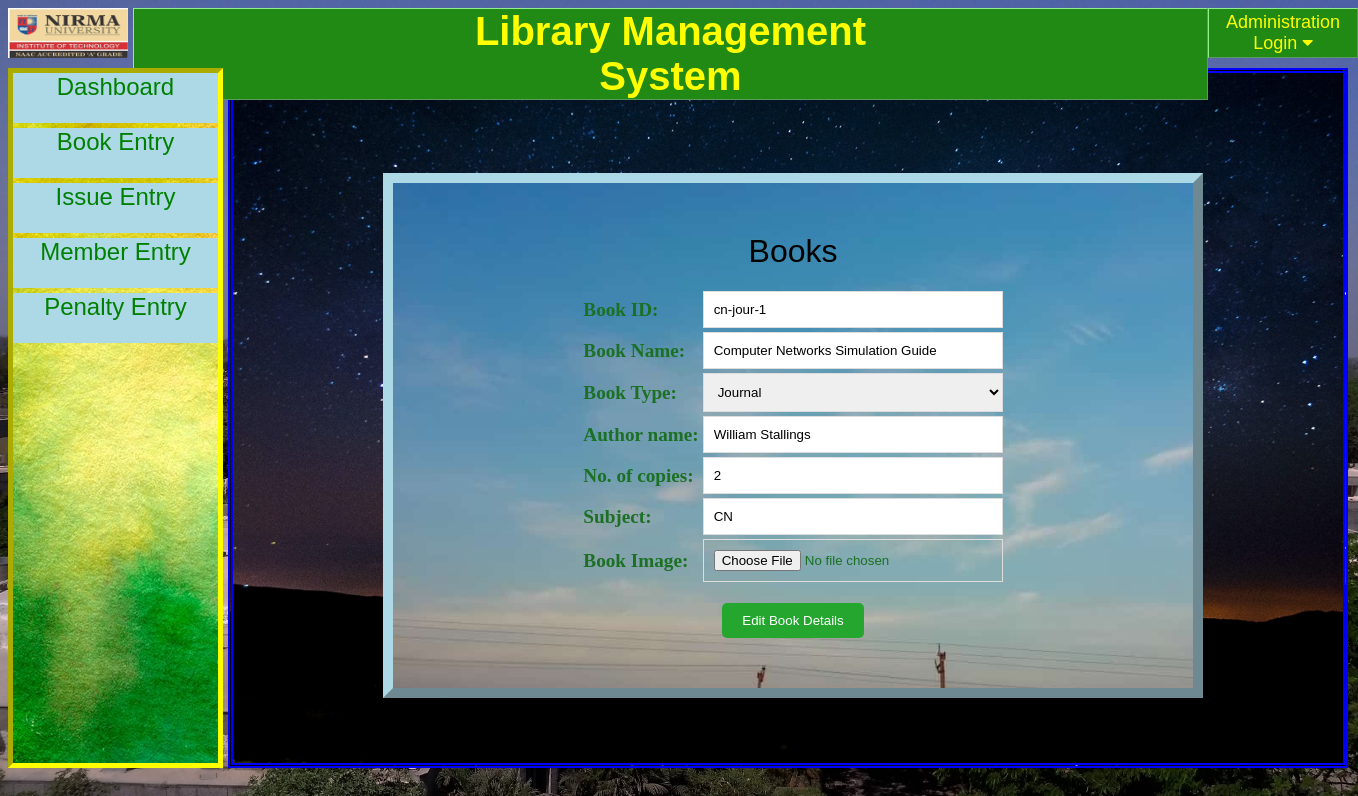
The page /edit_book.php?bid=cn-jour-1 (signed in) on the database its author committed.
### tables this page shows
CREATE TABLE `member` (
  `Member_ID` varchar(15) NOT NULL,
  `Member_Name` varchar(30) NOT NULL,
  `Membership_type` varchar(15) NOT NULL,
  `Joinning_date` date NOT NULL,
  `Address` varchar(100) NOT NULL,
  `Contact_no` int(10) NOT NULL,
  `Password` varchar(8) NOT NULL
);

CREATE TABLE `books` (
  `Book_ID` varchar(15) NOT NULL,
  `Book_name` varchar(50) NOT NULL,
  `Book_type` varchar(15) NOT NULL,
  `Author_name` varchar(20) NOT NULL,
  `Copies` int(5) NOT NULL,
  `Subject` varchar(15) NOT NULL,
  `Book_Image` longblob NOT NULL
);

### session.php (called while the page is built, shortened)
<?php
include("connect.php");
$user_check=$_SESSION['admin_login'];
$query12=mysqli_query($conn,"select * from member where Member_ID='$user_check'");
$row12 = mysqli_fetch_assoc($query12);
$login_session=$row12['Membership_type'];
?>

### edit_book.php (the view, shortened to what this page needs)
<?php
include("connect.php");
include("session.php");
$bid=$_GET['bid'];
$sql="select * from books where Book_ID='$bid'";
$result=mysqli_query($conn,$sql);
$rows=mysqli_fetch_array($result);
?>
<html>
<head>
<link rel="stylesheet" type="text/css" href="xyz.css">
<link rel="stylesheet" href="https://cdnjs.cloudflare.com/ajax/libs/font-awesome/4.7.0/css/font-awesome.min.css">
</head>
<body>
	<div id="header">
		<img src="image/nimlogo.png" height="50px" width="120px">
		<h1 align="center" style="font-size:250%">Library Management System</h1>
		<div class="dropdown">
		  <button class="dropbtn"><?php echo $login_session; ?> Login <i class="fa fa-caret-down"></i></button>
		</div>
	</div>
	<div id="container">
		<aside>
			<ul>
				<li>Dashboard
				<li><a href="books.php">Book Entry</a>
				<li><a href="issue.php">Issue Entry</a>
				<li><a href="member.php">Member Entry</a>
				<li><a href="penalty.html">Penalty Entry</a>
			</ul>
		</aside>
		<div id="main">
		<form action="edit_bookone.php" method="post">
			<font style="font-family: impact, sans-serif;font-size:200%">Books</font><br><br><center>
			<table>
			<tr>
				<th>Book ID:</th>
				<td><input type="text" name="book_id" Value="<?php echo $rows['Book_ID'];?>"></td>
			</tr>
			<tr>
				<th>Book Name:</th>
				<td><input type="text" name="book_name" Value="<?php echo $rows['Book_name'];?>"></td>
			</tr>
			<tr>
				<th>Book Type:</th>
				<td>
					<select name="book_type">
						<option><?php echo $rows['Book_type'];?></option>
					</select>
				</td>
			</tr>
			<tr>
				<th>Author name:</th>
				<td><input type="text" name="Author_name" Value="<?php echo $rows['Author_name'];?>"></td>
			</tr>
			<tr>
				<th>No. of copies:</th>
				<td><input type="number" name="no_of_copies" Value="<?php echo $rows['Copies'];?>"></td>
			</tr>
			<tr>
				<th>Subject:</th>
				<td><input type="text" name="subject" Value="<?php echo $rows['Subject'];?>"></td>
			</tr>
			<tr>
				<th>Book Image:</th>
				<td><input type="file" name="image" value="<?php echo $rows['Book_Image'];?>"></td>
			</tr>
			</table></center>
			<br>
			<button class="submit btn btn-danger1" type="submit" name="submit">Edit Book Details</button>
		</form>
		</div>
	</div>
</body>
</html>

### xyz.css (style rules this page uses)
body { background-image: url("image/back.jpg"); background-size: 100% 100%; background-attachment: fixed; }
h1 { margin-top: 0px; margin-left: 5px; padding-left: 280px; padding-right: 280px; background-color: #208a15; border: 1px outset lightgreen; color: yellow; font-family: candara, sans-serif; }
#header { display: flex; position: fixed; margin-top: 0px; }
input { width: 300px; border: 1px solid #ddd; border-radius: 0px; padding: 10px; border-radius: 0px !important; }
select { width: 300px; border: 1px solid #ddd; border-radius: 0px; padding: 10px; border-radius: 0px !important; }
aside { background-image: url("image/aside.jpg"); width: 205px; height: 690px; border: 5px inset yellow; float: left; margin-bottom: 10px; position: fixed; margin-top: 60px; }
ul { list-style-type: none; list-style-position: inside; margin: 0px; padding: 0px; }
li { margin-bottom: 5px; background-color: lightblue; text-align: center; color: green; font-family: verdana, sans-serif; font-size: 150%; height: 50px; width: 205px; }
a { text-decoration: none; }
a:link { color: green; }
#container { width: 1340px; margin-top: 0px; }
#main { border: 5px double blue; background-image: url("image/main.jpg"); background-size: 100% 100%; float: right; width: 1110px; height: 690px; margin-bottom: 10px; margin-top: 60px; }
.btn { border-radius: 5px !important; padding: 10px 20px; background-color: #fff; color: #857E7E; border: 1px solid #ddd; }
.btn-danger1 { color: #fff !important; border: none !important; background-color: #24A62F !important; }

### edit_book.php (style rules this page uses)
form { border: 10px outset lightblue; padding-bottom: 50px; padding-top: 50px; width: 800px; background-image: url("image/blue.jpg"); text-align: center; margin: 100px 150px; background-size: 110%; }
th,td { font-size: 120%; font-family: Verdana; color: #1b7023; text-align: left; }
.dropbtn { height: 50px; width: 150px; font-size: 18px; background-color: #208a15; border: 1px outset lightgreen; color: yellow; font-family: candara, sans-serif; }
.dropdown { position: relative; display: inline-block; }

### rows shown on the page
member: Membership_type "Administration"
books: book_id "cn-jour-1", book_name "Computer Networks Simulation Guide", book_type "Journal", Author_name "William Stallings", no_of_copies "2", subject "CN"
